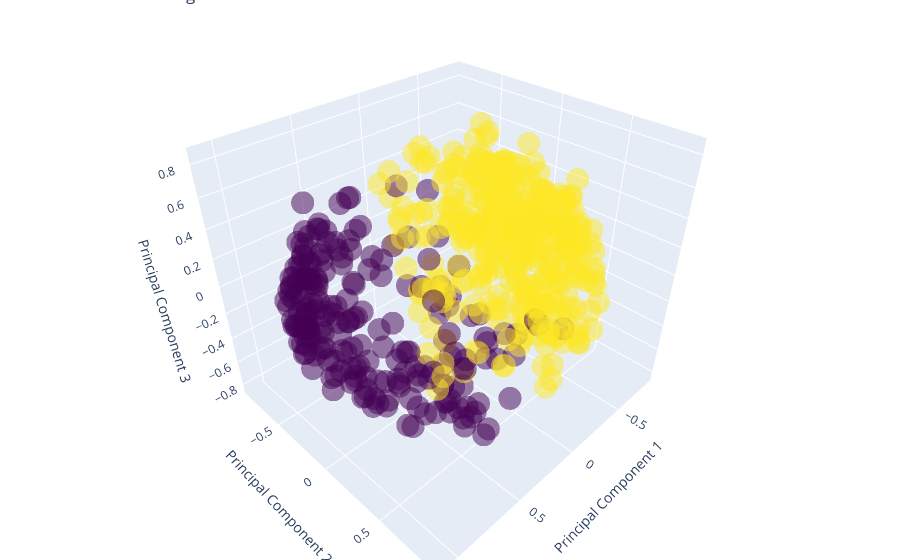

The notebook cell saved with this chart:
### Code cell
interactive_visualization(x, labels)

### Figure 1 — Plotly figure (JSON) as saved in the notebook; plotly's stock layout.template omitted (floating-point values rounded to 4 significant figures; data arrays with more than 128 entries replaced by an {"elided": "..."} marker saying what was removed)
{"data": [{"marker": {"color": {"elided": "569 int values"}, "colorscale": [[0, "#440154"], [0.1111, "#482878"], [0.2222, "#3e4989"], [0.3333, "#31688e"], [0.4444, "#26828e"], [0.5556, "#1f9e89"], [0.6667, "#35b779"], [0.7778, "#6ece58"], [0.8889, "#b5de2b"], [1, "#fde725"]], "opacity": 0.5}, "mode": "markers", "text": "Cluster Labels", "type": "scatter3d", "x": {"elided": "569 float values"}, "y": {"elided": "569 float values"}, "z": {"elided": "569 float values"}}], "layout": {"margin": {"b": 0, "l": 0, "r": 0, "t": 0}, "scene": {"xaxis": {"title": {"text": "Principal Component 1"}}, "yaxis": {"title": {"text": "Principal Component 2"}}, "zaxis": {"title": {"text": "Principal Component 3"}}}, "title": {"text": "DBSCAN Clustering 3D Visualization"}}}
